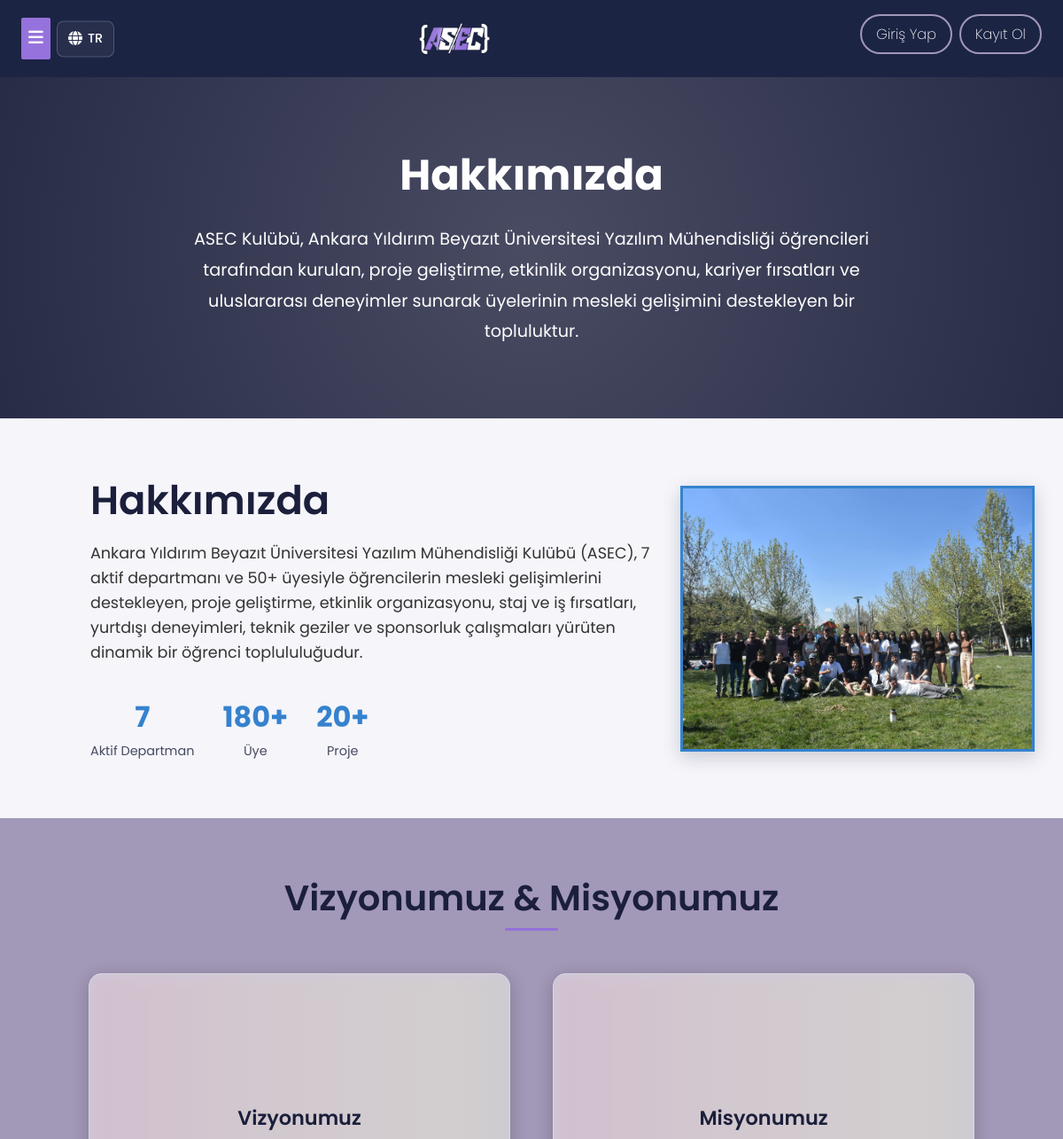
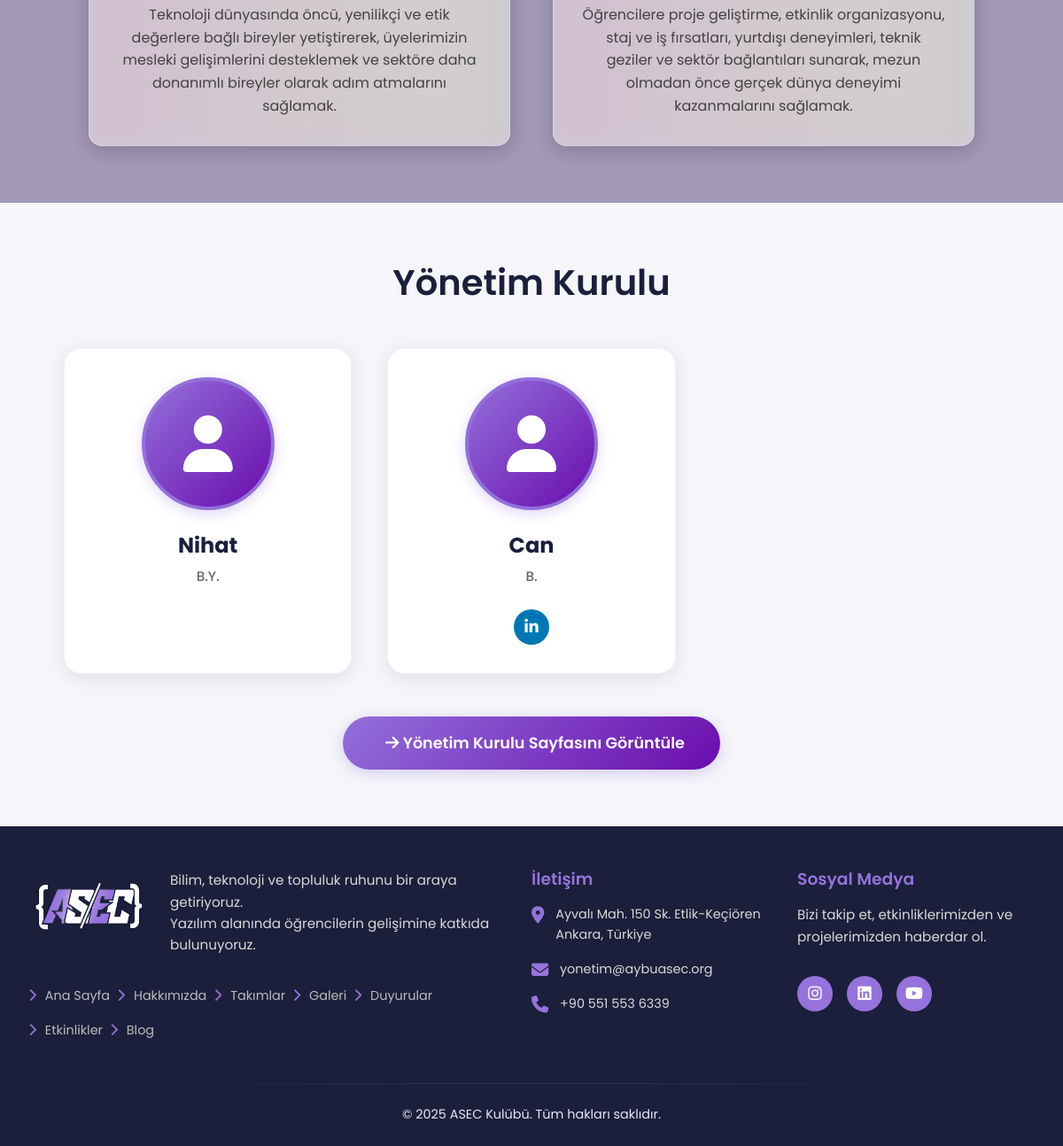
The app's page /hakkimizda with its own data (2 pictures, top to bottom).
### tables this page shows
CREATE TABLE `board_members` (
  `id` int NOT NULL AUTO_INCREMENT,
  `name` varchar(255) NOT NULL,
  `position` varchar(255) NOT NULL,
  `profileImage` varchar(500) DEFAULT NULL,
  `linkedinUrl` varchar(500) DEFAULT NULL,
  `githubUrl` varchar(500) DEFAULT NULL,
  `created_at` timestamp NOT NULL DEFAULT CURRENT_TIMESTAMP,
  `updated_at` timestamp NOT NULL DEFAULT CURRENT_TIMESTAMP ON UPDATE CURRENT_TIMESTAMP,
  PRIMARY KEY (`id`)
);

### src/includes/lang.php (called while the page is built, shortened)
<?php
if (!defined('IN_ADMIN')) {
    $supportedLanguages = ['tr', 'en'];
    $langCode = isset($_COOKIE['lang']) && in_array($_COOKIE['lang'], $supportedLanguages, true)
        ? $_COOKIE['lang']
        : 'tr';
    function __t(string $key, ?string $fallback = null): string {
        global $translations, $langCode;
        if (isset($translations[$langCode][$key])) {
            return $translations[$langCode][$key];
        }
        return $key;
    }
}
?>

### src/hakkimizda.php (the view, shortened to what this page needs)
<?php
require_once 'includes/lang.php';
?>
<!DOCTYPE html>
<html lang="<?php echo isset($langCode) ? htmlspecialchars($langCode) : 'tr'; ?>">
<head>
    <?php include 'includes/head-meta.php'; ?>
    <link rel="stylesheet" href="css/hakkimizda.css">
</head>
<body>
    <?php include 'header.php'; ?>
    <main>
        <section class="about-header">
            <h2><?php echo __t('about.title'); ?></h2>
            <p>
                <?php echo __t('about.intro'); ?>
            </p>
        </section>
        <section class="about-hero">
            <div class="hero-content">
                <div class="hero-text">
                    <h2 class="animate-fade-in"><?php echo __t('about.title'); ?></h2>
                    <p class="animate-slide-up"><?php echo __t('about.description'); ?></p>
                    <div class="hero-stats animate-scale-up">
                        <div class="stat-item">
                            <span class="stat-number">7</span>
                            <span class="stat-label"><?php echo __t('about.stats.departments'); ?></span>
                        </div>
                        <div class="stat-item">
                            <span class="stat-number">180+</span>
                            <span class="stat-label"><?php echo __t('about.stats.members'); ?></span>
                        </div>
                        <div class="stat-item">
                            <span class="stat-number">20+</span>
                            <span class="stat-label"><?php echo __t('about.stats.projects'); ?></span>
                        </div>
                    </div>
                </div>
                <div class="hero-carousel animate-fade-in">
                    <div class="carousel-slide">
                    </div>
                </div>
            </div>
        </section>
        <section class="vision-mission-section">
            <div class="container">
                <div class="section-header animate-fade-in">
                    <h2><?php echo __t('about.vision_mission.title'); ?></h2>
                    <div class="divider"></div>
                </div>
                <div class="vision-mission-grid">
                    <div class="vision-card animate-slide-up">
                        <div class="icon-container">
                            <lottie-player src="images/animations/vision.json" background="transparent" speed="1" loop autoplay></lottie-player>
                        </div>
                        <h3><?php echo __t('about.vision.title'); ?></h3>
                        <p><?php echo __t('about.vision.description'); ?></p>
                    </div>
                    <div class="mission-card animate-slide-up">
                        <div class="icon-container">
                    <lottie-player src="images/animations/mission.json" background="transparent" speed="1" loop autoplay></lottie-player>
                        </div>
                        <h3><?php echo __t('about.mission.title'); ?></h3>
                        <p><?php echo __t('about.mission.description'); ?></p>
                    </div>
                </div>
            </div>
        </section>
        <section class="board-members-section">
            <div class="container">
                <div class="section-header animate-fade-in">
                    <h2>Yönetim Kurulu</h2>
                </div>
                <?php
                require_once 'db.php';
                try {
                    $boardMembers = $pdo->query('SELECT * FROM board_members ORDER BY created_at DESC')->fetchAll();
                } catch (PDOException $e) {
                    $boardMembers = [];
                }
                ?>
                <?php if(!empty($boardMembers)): ?>
                <div class="board-members-grid">
                    <?php foreach($boardMembers as $member): ?>
                    <div class="board-member-card animate-slide-up">
                        <div class="member-image-wrapper">
                            <?php if(!empty($member['profileImage'])): ?>
                                <img src="<?= htmlspecialchars($member['profileImage']) ?>" alt="<?= htmlspecialchars($member['name']) ?>" class="member-image">
                            <?php else: ?>
                                <div class="member-image-placeholder">
                                    <i class="fas fa-user"></i>
                                </div>
                            <?php endif; ?>
                        </div>
                        <h3 class="member-name"><?= htmlspecialchars($member['name']) ?></h3>
                        <p class="member-position"><?= htmlspecialchars($member['position']) ?></p>
                        <div class="member-social">
                            <?php if(!empty($member['linkedinUrl'])): ?>
                                <a href="<?= htmlspecialchars($member['linkedinUrl']) ?>" target="_blank" rel="noopener noreferrer" class="social-link linkedin" aria-label="LinkedIn">
                                    <i class="fab fa-linkedin-in"></i>
                                </a>
                            <?php endif; ?>
                        </div>
                    </div>
                    <?php endforeach; ?>
                </div>
                <div class="view-all-section" style="text-align: center; margin-top: 3rem;">
                    <a href="yonetim-kurulu" class="view-all-btn">
                        <i class="fas fa-arrow-right"></i> <?php echo __t('board.title'); ?> Sayfasını Görüntüle
                    </a>
                </div>
                <?php endif; ?>
            </div>
        </section>
    </main>
    <?php include 'footer.php'; ?>
</body>
</html>

### src/css/footer.css (style rules this page uses)
.social-link { width: 40px; height: 40px; background: #9673dc; border-radius: 50%; display: flex; align-items: center; justify-content: center; color: white; font-size: 1.2rem; transition: all 0.3s ease; }

### records on screen
board_members: name "Nihat", position "B.Y."
board_members: name "Can", position "B."

### other values on screen
__t('lang.label') "TR"
__t('auth.login') "Giriş Yap"
__t('auth.register') "Kayıt Ol"
__t('about.title') "Hakkımızda"
__t('about.stats.departments') "Aktif Departman"
__t('about.stats.members') "Üye"
__t('about.stats.projects') "Proje"
__t('about.vision_mission.title') "Vizyonumuz & Misyonumuz"
__t('about.vision.title') "Vizyonumuz"
__t('about.vision.description') "Teknoloji dünyasında öncü, yenilikçi ve etik değerlere bağlı bireyler yetiştirerek, üyelerimizin mesleki gelişimlerini desteklemek ve sektöre daha donanımlı bireyler olarak adım atmalarını sağlamak."
__t('about.mission.title') "Misyonumuz"
__t('board.title') "Yönetim Kurulu"
__t('footer.tagline') "Bilim, teknoloji ve topluluk ruhunu bir araya getiriyoruz. Yazılım alanında öğrencilerin gelişimine katkıda bulunuyoruz."
__t('footer.links.home') "Ana Sayfa"
__t('footer.links.about') "Hakkımızda"
